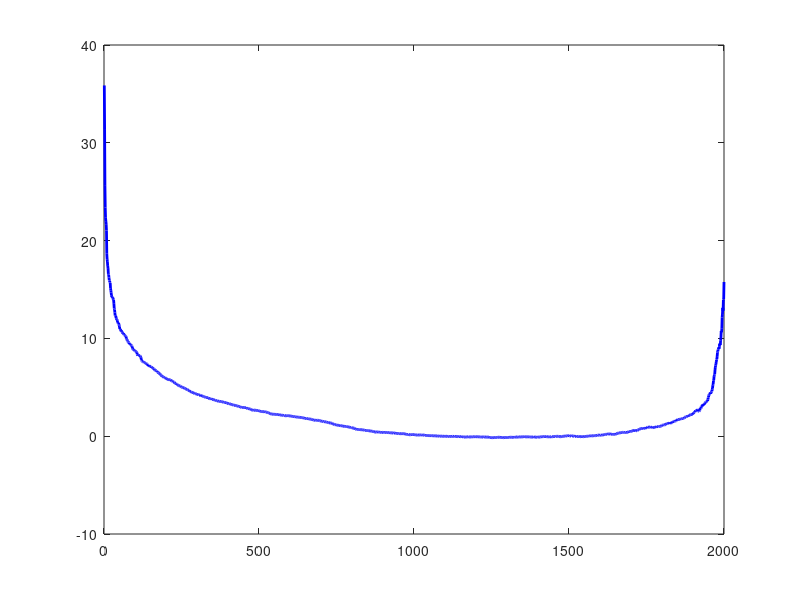

Reproduce this figure in MATLAB. (Note: this script raises an error after producing the figure.)
clc
clear
rng(1);
x1=normrnd(0,1,10000,1);
x2=normrnd(0,1,10000,1);
x3=normrnd(0,1,10000,1);
train1=x1(1:8000);
train2=x2(1:8000);
train3=x3(1:8000);
ytrain=2*train1.^2+3*train2-5*train3;
A=[train1.^2 train2 train3];
theta=inv(A'*A)*A'*ytrain;
test1 = sort(x1(8001:10000));
test2 = sort(x2(8001:10000));
test3 = sort(x3(8001:10000));
ytest = 2*test1.^2 + 3*test2 + -5*test3;
yhat = theta(1)*test1.^2 + theta(2)*test2 + theta(3)*test3;
figure(1)
plot(ytest,'blue','LineWidth',2);
hold on
plot(yhat,'b--o','MarkerFaceColor','red','MarkerSize',0.5,...
'MarkerEdgeColor','red','LineWidth',2,'MarkerIndices',...
1:100:length(yhat),'color','red');
xlabel('Sample')
ylabel('Function Value')
legend('actual','predicted')
hold off


[Q,R]=myQR(A);
qy=Q'*ytrain;
zz = upperTri(R,qy,length(qy));
yhat2 = zz(1)*test1.^2 + zz(2)*test2 + zz(3)*test3;
figure(2)
plot(ytest,'blue','LineWidth',2);
hold on
plot(yhat2,'b--o','MarkerFaceColor','red','MarkerSize',0.5,...
'MarkerEdgeColor','red','LineWidth',2,'MarkerIndices',...
1:100:length(yhat2),'color','red');
xlabel('Sample')
ylabel('Function Value')
legend('actual','predicted')
title('QR decomposition method')
hold off

% xprep=train1;
% xprep2=train2-dot(train2,xprep)/(norm(xprep)^2);
% xprep3=train3-dot(train3,xprep)/(norm(xprep)^2)-dot(train3,xprep2)/(norm(xprep2)^2);
% ytrainprep=2*xprep+3*xprep2-4*xprep3;
% A=[xprep xprep2 xprep3];
% theta_new=inv(A'*A)*A'*ytrainprep;
% yhat_new = theta_new(1)*test1 + theta_new(2)*test2 + theta_new(3)*test3;
% figure(3)
% plot(ytest,'blue');
% hold on
% plot(yhat_new,'red');
% hold off
% 
% figure(3)
% plot(ytest-yhat);
% 
% figure(4)
% plot(ytest-yhat_new);
function [Q, R] = myQR(A)
  [m, n] = size(A);
  u = zeros(m,n);
  Q = zeros(m,n);
  R = zeros(n,n);
 for i = 1:n
      temp = 0;
      for j = 1:i-1
          temp = temp + (dot(A(:,i),u(:,j)))/(dot(u(:,j),u(:,j))) * u(:,j);
      end
      u(:,i) = A(:,i) - temp;
      Q(:,i) = u(:,i)/norm(u(:,i));
      for k = 1:i
          R(k,i) = dot(A(:,i),Q(:,k));
      end
 end 
end

function x = upperTri(A,b,N)
    x = zeros(N,1);
    for i = N:-1:1
        temp=0;
        for l = i+1:N
           temp = temp + A(i,l) * x(l,1);          
        end
        x(i) = (b(i) - temp)/A(i,i);
    end
end

